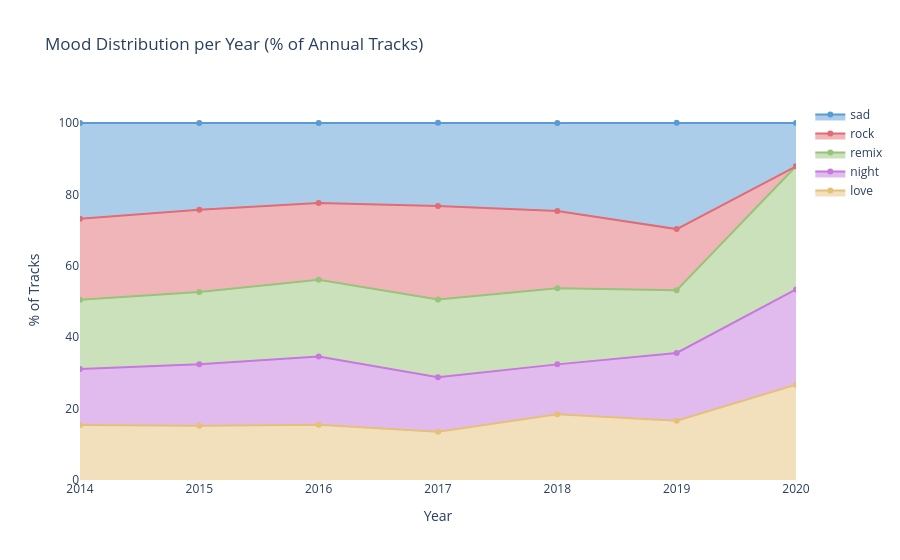

This figure's notebook cell:
### Code cell
MOOD_COLORS = {
    "sad":   "#5B9BD5",
    "rock":  "#E06C75",
    "remix": "#98C379",
    "night": "#C678DD",
    "love":  "#E5C07B",
}

# pivot 成宽表，每个 mood 一列
df_pivot = q2.pivot(index="Year", columns="mood", values="pct_of_year").fillna(0)

import plotly.graph_objects as go

fig = go.Figure()
for mood in df_pivot.columns:
    fig.add_trace(go.Scatter(
        x=df_pivot.index,
        y=df_pivot[mood],
        mode="lines+markers",
        name=mood,
        stackgroup="one",
        line=dict(color=MOOD_COLORS.get(mood, "#888")),
    ))

fig.update_layout(
    title="Mood Distribution per Year (% of Annual Tracks)",
    xaxis_title="Year",
    yaxis_title="% of Tracks",
    plot_bgcolor="white",
)
fig.show()

### Figure 1 — Plotly figure (JSON) as saved in the notebook; plotly's stock layout.template omitted (floating-point values rounded to 4 significant figures)
{"data": [{"line": {"color": "#E5C07B"}, "mode": "lines+markers", "name": "love", "stackgroup": "one", "type": "scatter", "x": [2014, 2015, 2016, 2017, 2018, 2019, 2020], "y": [15.4, 15.2, 15.5, 13.5, 18.4, 16.6, 26.7]}, {"line": {"color": "#C678DD"}, "mode": "lines+markers", "name": "night", "stackgroup": "one", "type": "scatter", "x": [2014, 2015, 2016, 2017, 2018, 2019, 2020], "y": [15.7, 17.2, 19.1, 15.3, 14.0, 19.0, 26.7]}, {"line": {"color": "#98C379"}, "mode": "lines+markers", "name": "remix", "stackgroup": "one", "type": "scatter", "x": [2014, 2015, 2016, 2017, 2018, 2019, 2020], "y": [19.4, 20.3, 21.5, 21.8, 21.3, 17.6, 34.5]}, {"line": {"color": "#E06C75"}, "mode": "lines+markers", "name": "rock", "stackgroup": "one", "type": "scatter", "x": [2014, 2015, 2016, 2017, 2018, 2019, 2020], "y": [22.7, 23.0, 21.5, 26.2, 21.7, 17.1, 0.0]}, {"line": {"color": "#5B9BD5"}, "mode": "lines+markers", "name": "sad", "stackgroup": "one", "type": "scatter", "x": [2014, 2015, 2016, 2017, 2018, 2019, 2020], "y": [26.8, 24.3, 22.4, 23.3, 24.6, 29.8, 12.1]}], "layout": {"plot_bgcolor": "white", "title": {"text": "Mood Distribution per Year (% of Annual Tracks)"}, "xaxis": {"title": {"text": "Year"}}, "yaxis": {"title": {"text": "% of Tracks"}}}}
